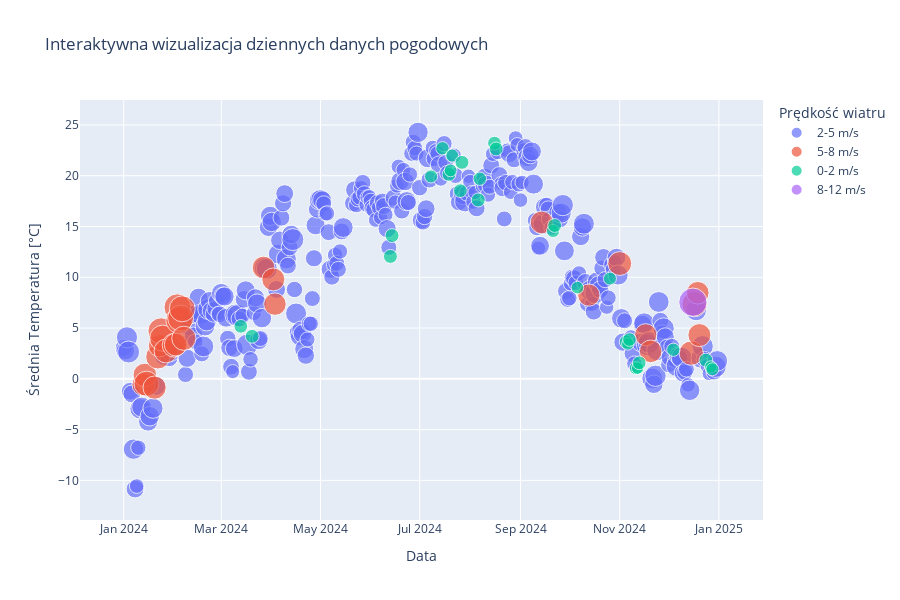

Notebook source saved alongside this figure:
### Code cell
fig = px.scatter(
    df_srednie_dzienne,
    x="Data",
    y="SredniaTemp",
    size="SredniaPredkoscWiatru",          # Rozmiar kropki pokazuje siłę wiatru
    color="PrzedzialPredkosci",           # Kolor kropki to kategoria prędkości (np. '2-5 m/s')
    hover_data=["SredniaPredkoscWiatru"], # Co wyświetlać dodatkowo w dymku
    title="Interaktywna wizualizacja dziennych danych pogodowych"
)

# Możesz dostosować zakres osi, format daty, układ itp.:
fig.update_layout(
    xaxis_title="Data",
    yaxis_title="Średnia Temperatura [°C]",
    legend_title="Prędkość wiatru",
    width=900,
    height=600
)

fig.show()

### Figure 1 — Plotly figure (JSON) as saved in the notebook; plotly's stock layout.template omitted (floating-point values rounded to 4 significant figures; data arrays with more than 128 entries replaced by an {"elided": "..."} marker saying what was removed)
{"data": [{"customdata": {"elided": "303x1 float values"}, "hovertemplate": "PrzedzialPredkosci=2-5 m/s<br>Data=%{x}<br>SredniaTemp=%{y}<br>SredniaPredkoscWiatru=%{customdata[0]}<extra></extra>", "legendgroup": "2-5 m/s", "marker": {"color": "#636efa", "size": {"elided": "303 float values"}, "sizemode": "area", "sizeref": 0.02029, "symbol": "circle"}, "mode": "markers", "name": "2-5 m/s", "orientation": "v", "showlegend": true, "type": "scatter", "x": {"elided": "303 str values"}, "xaxis": "x", "y": {"elided": "303 float values"}, "yaxis": "y"}, {"customdata": [[5.134], [5.657], [6.359], [5.487], [5.987], [5.042], [7.042], [6.959], [5.77], [5.728], [5.285], [7.254], [7.045], [6.859], [6.833], [5.959], [5.208], [5.352], [5.129], [5.283], [5.013], [5.81], [5.014], [5.204], [6.013], [6.43], [5.208], [5.363]], "hovertemplate": "PrzedzialPredkosci=5-8 m/s<br>Data=%{x}<br>SredniaTemp=%{y}<br>SredniaPredkoscWiatru=%{customdata[0]}<extra></extra>", "legendgroup": "5-8 m/s", "marker": {"color": "#EF553B", "size": [5.134, 5.657, 6.359, 5.487, 5.987, 5.042, 7.042, 6.959, 5.77, 5.728, 5.285, 7.254, 7.045, 6.859, 6.833, 5.959, 5.208, 5.352, 5.129, 5.283, 5.013, 5.81, 5.014, 5.204, 6.013, 6.43, 5.208, 5.363], "sizemode": "area", "sizeref": 0.02029, "symbol": "circle"}, "mode": "markers", "name": "5-8 m/s", "orientation": "v", "showlegend": true, "type": "scatter", "x": ["2024-01-13", "2024-01-14", "2024-01-15", "2024-01-20", "2024-01-22", "2024-01-23", "2024-01-24", "2024-01-25", "2024-01-27", "2024-02-01", "2024-02-02", "2024-02-03", "2024-02-04", "2024-02-05", "2024-02-06", "2024-02-07", "2024-03-27", "2024-04-02", "2024-04-03", "2024-09-14", "2024-10-13", "2024-11-01", "2024-11-17", "2024-11-20", "2024-12-15", "2024-12-17", "2024-12-19", "2024-12-20"], "xaxis": "x", "y": [-0.5737, 0.3787, -0.4778, -0.8628, 2.161, 3.257, 4.714, 4.002, 2.739, 3.313, 3.381, 7.054, 5.765, 5.981, 6.894, 3.991, 10.96, 9.788, 7.356, 15.4, 8.244, 11.35, 4.339, 2.705, 2.535, 7.351, 8.471, 4.305], "yaxis": "y"}, {"customdata": [[1.901], [1.955], [1.983], [1.967], [1.761], [1.833], [1.928], [1.659], [1.739], [1.913], [1.96], [1.988], [1.827], [1.902], [1.974], [1.745], [1.95], [1.617], [1.727], [1.938], [1.569], [1.894], [1.783], [1.532], [1.904], [1.796], [1.953], [1.552], [1.703]], "hovertemplate": "PrzedzialPredkosci=0-2 m/s<br>Data=%{x}<br>SredniaTemp=%{y}<br>SredniaPredkoscWiatru=%{customdata[0]}<extra></extra>", "legendgroup": "0-2 m/s", "marker": {"color": "#00cc96", "size": [1.901, 1.955, 1.983, 1.967, 1.761, 1.833, 1.928, 1.659, 1.739, 1.913, 1.96, 1.988, 1.827, 1.902, 1.974, 1.745, 1.95, 1.617, 1.727, 1.938, 1.569, 1.894, 1.783, 1.532, 1.904, 1.796, 1.953, 1.552, 1.703], "sizemode": "area", "sizeref": 0.02029, "symbol": "circle"}, "mode": "markers", "name": "0-2 m/s", "orientation": "v", "showlegend": true, "type": "scatter", "x": ["2024-03-13", "2024-03-20", "2024-06-13", "2024-06-14", "2024-07-08", "2024-07-15", "2024-07-19", "2024-07-20", "2024-07-21", "2024-07-26", "2024-07-27", "2024-08-06", "2024-08-07", "2024-08-16", "2024-08-17", "2024-09-21", "2024-09-22", "2024-10-06", "2024-10-26", "2024-11-05", "2024-11-06", "2024-11-07", "2024-11-11", "2024-11-12", "2024-11-13", "2024-12-04", "2024-12-24", "2024-12-27", "2024-12-28"], "xaxis": "x", "y": [5.172, 4.189, 12.05, 14.11, 19.93, 22.7, 20.13, 20.52, 21.99, 18.53, 21.32, 17.61, 19.7, 23.21, 22.64, 14.56, 15.1, 8.981, 9.871, 3.641, 3.435, 3.866, 1.051, 1.051, 1.575, 2.861, 1.84, 1.168, 0.9421], "yaxis": "y"}, {"customdata": [[8.117]], "hovertemplate": "PrzedzialPredkosci=8-12 m/s<br>Data=%{x}<br>SredniaTemp=%{y}<br>SredniaPredkoscWiatru=%{customdata[0]}<extra></extra>", "legendgroup": "8-12 m/s", "marker": {"color": "#ab63fa", "size": [8.117], "sizemode": "area", "sizeref": 0.02029, "symbol": "circle"}, "mode": "markers", "name": "8-12 m/s", "orientation": "v", "showlegend": true, "type": "scatter", "x": ["2024-12-16"], "xaxis": "x", "y": [7.548], "yaxis": "y"}], "layout": {"height": 600, "legend": {"itemsizing": "constant", "title": {"text": "Prędkość wiatru"}, "tracegroupgap": 0}, "title": {"text": "Interaktywna wizualizacja dziennych danych pogodowych"}, "width": 900, "xaxis": {"anchor": "y", "domain": [0, 1], "title": {"text": "Data"}}, "yaxis": {"anchor": "x", "domain": [0, 1], "title": {"text": "Średnia Temperatura [°C]"}}}}
